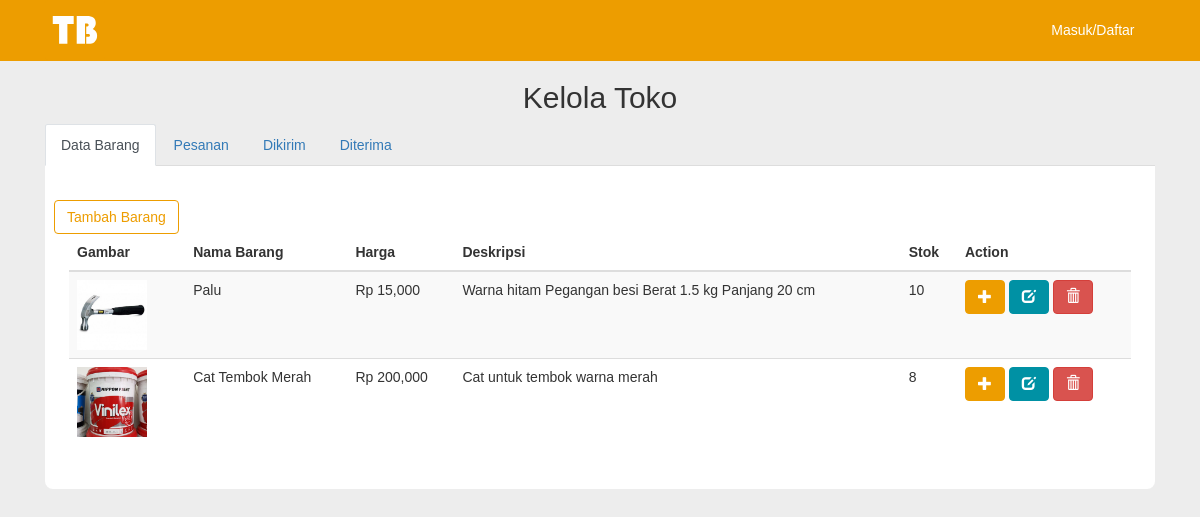
The app's page /index.php/kelola_toko, older data.
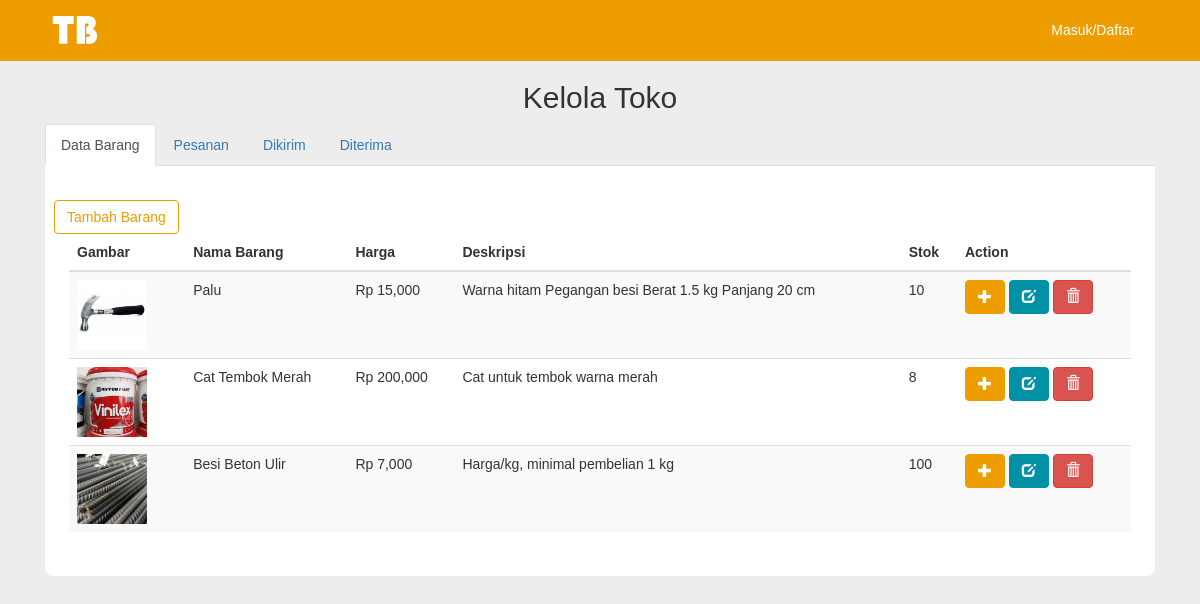
The same page, newer data.
### tables this page shows
CREATE TABLE `barang` (
  `barang_id` int(11) NOT NULL,
  `nama_barang` varchar(255) NOT NULL,
  `images` varchar(100) NOT NULL DEFAULT 'default.png',
  `harga` int(11) NOT NULL,
  `deskripsi_b` text NOT NULL,
  `stok` int(11) NOT NULL
);

### application/controllers/Kelola_toko.php (called while the page is built, shortened)
<?php
	class Kelola_toko extends CI_Controller {
		function __construct(){
			$this->load->model('kelola_toko_model');
			$this->load->model('pengiriman_model');
		}
		function index() {
			$data["dataBrg"] = $this->kelola_toko_model->get_data();
			$data["pengiriman"] = $this->pengiriman_model->getPengiriman(0);
			$data["dikirim"] = $this->pengiriman_model->getPengiriman(1);
			$data["diterima"] = $this->pengiriman_model->getPengiriman(2);
			$data["controller"] = $this;
			$this->load->view("v_header");
			$this->load->view("v_kelola_toko", $data);
			$this->load->view('v_footer');
		}
	}
?>

### index.php (called while the page is built, shortened)
<?php
require_once BASEPATH.'core/CodeIgniter.php';

### application/models/Kelola_toko_model.php (called while the page is built, shortened)
<?php
	class Kelola_toko_model extends CI_Model {
		function get_data(){
			$query = $this->db->get("barang");
			return $query->result_array();
		}
	}
?>

### application/views/v_kelola_toko.php (the view, shortened to what this page needs)
<div class="container">
	<div class="header">
        <center>
            <h2>Kelola Toko</h2>
        </center>
	</div>
	<ul class="nav nav-tabs" role="tablist">
    <li class="nav-item">
      <a class="nav-link active" href="#barang" role="tab" data-toggle="tab">Data Barang</a>
    </li>
    <li class="nav-item">
      <a class="nav-link" href="#pesanan" role="tab" data-toggle="tab">Pesanan</a>
    </li>
		<li class="nav-item">
      <a class="nav-link" href="#dikirim" role="tab" data-toggle="tab">Dikirim</a>
    </li>
		<li class="nav-item">
      <a class="nav-link" href="#diterima" role="tab" data-toggle="tab">Diterima</a>
    </li>
  </ul>
	<div class="tab-content">
		<div role="tabpanel" class="tab-pane fade in active" id="barang">
			<div class="people">
				<div class="row">
					<a href="<?php echo site_url('kelola_toko/tambah_barang')?>">
							<button class="btn btn-outline-danger btn-tambah-barang">Tambah Barang</button>
					</a>
				  <div class="col-md-12">
				      <table class="table table-striped">
				          <thead>
				              <tr>
				                  <th>Gambar</th>
				                  <th>Nama Barang</th>
				                  <th>Harga</th>
				                  <th>Deskripsi</th>
													<th>Stok</th>
				                  <th>Action</th>
				              </tr>
				          </thead>
				          <tbody>
				              <?php
				                  foreach ($dataBrg as $barang) {
				                      $id = $barang["barang_id"];
				              ?>
				              <tr>
				                  <td><img src="<?php echo base_url('assets') ?>/image/uploads/<?php echo $barang["images"]; ?>"></td>
				                  <td><?php echo $barang["nama_barang"]; ?></td>
				                  <td><?php echo "Rp ".number_format($barang["harga"]); ?></td>
				                  <td><?php echo $barang["deskripsi_b"]; ?></td>
				                  <td><?php echo $barang["stok"]; ?></td>
				                  <td>
				                      <button type="button" class="btn btn-tambah-stok" data-toggle="modal" data-target="#stok<?= $id ?>"><span class="glyphicon glyphicon-plus"></span></button>
				                      <button type="button" class="btn btn-edit" data-toggle="modal" data-target="#edit<?= $id ?>"><span class="glyphicon glyphicon-edit"></span></button>
				                      <button type="button" class="btn btn-danger" data-toggle="modal" data-target="#del<?= $id?>"><span class="glyphicon glyphicon-trash"></span></button>
				                  </td>
				              </tr>
				              <?php
				                  }
				              ?>
				          </tbody>
				      </table>
				  </div>
				</div>
			</div>
		</div>
	</div>
</div>

### application/views/v_header.php (shortened to what this page needs)
<!DOCTYPE html>
<html>
<head>
	<link rel="stylesheet" href="https://cdnjs.cloudflare.com/ajax/libs/font-awesome/4.7.0/css/font-awesome.min.css">
	<link rel="stylesheet" type="text/css" href="<?php echo base_url("assets")?>/css/bootstrap.css">
	<link rel="stylesheet" type="text/css" href="https://maxcdn.bootstrapcdn.com/bootstrap/3.3.7/css/bootstrap.min.css">
	<link rel="stylesheet" type="text/css" href="<?php echo base_url("assets")?>/css/mycss.css">
	<link rel="stylesheet" type="text/css" href="https://cdn.datatables.net/1.10.16/css/dataTables.bootstrap4.min.css">
</head>
<body>
	<div class="top_header_area">
		<div class="container">
			<div class="row">
				<div class="col-md-3">
					<div class="web-tittle">
						<a href="<?php echo site_url("dashboard")?>">
							<img class="img-header-logo" src="<?php echo base_url("assets")?>/image/tb.svg">
						</a>
					</div>
				</div>
				<div class="col-md-9">
					<div class="signup-area d-flex align-items-center justify-content-end">
						<div class="d-flex">
							<div class="login-or-register">
								<?php
									$data_user = $this->session->userdata("datauser");
									$nama = $data_user["nama"];
									$status = $data_user["status"];
									if (isset($nama)) {
								?>
								<div class="dropdown">
								  <button class="btn btn-light dropdown-toggle" type="button" id="dropdownMenuButton" data-toggle="dropdown" aria-haspopup="true" aria-expanded="false">
								    <?php
								    	echo $nama;
								    ?>
								  </button>
								  <div class="dropdown-menu" aria-labelledby="dropdownMenuButton">
								    <?php
								    	if($status == 1){
								    ?>
								     <a class="dropdown-item" href="<?php echo site_url("kelola_toko") ?>">Kelola Toko</a>
								    <?php
								 			}
								 	  ?>
								 	<a class="dropdown-item" href="<?php echo site_url("profil") ?>">Profil</a>
								    <a class="dropdown-item" href="<?php echo site_url('cart') ?>">Keranjang</a>
								    <div class="dropdown-divider"></div>
								    <a class="dropdown-item" href="<?php echo site_url("login/logout") ?>">Logout</a>
								  </div>
								</div>
								<?php
									} else {
								?>
								<a href="<?php echo site_url('login');?>">
									<button class="btn btn-outline-light">Masuk/Daftar</button>
								</a>
								<?php
									}
								?>
							</div>
						</div>
					</div>
				</div>
			</div>
		</div>
	</div>

### application/views/v_footer.php (shortened to what this page needs)
      <link rel="stylesheet" type="text/js" href="<?php echo base_url('assets') ?>/js/bootstrap.min.js">
</body>
</html>

### assets/css/mycss.css (style rules this page uses)
body { font-family: Arial; position: relative; z-index: auto; background-color: #ededed; }
img { width: 70px; margin-right: 10px; }
.top_header_area { background-color: #ED9D00; width: 100%; height: auto; border-bottom: 1px solid #ED9D00; }
.top_header_area .web-tittle { height: 60px; color: white; font-size: 22px; display: flex; align-items: center; }
.top_header_area .signup-area { height: 60px; position: relative; z-index: 3; }
.top_header_area .signup-area a { font-size: 16px; font-style: bold; color: #000000; }
.top_header_area .signup-area .login-or-register button { width: 100%; background-color: transparent; color: white; margin-right: 13px; padding-right: 13px; }
.btn-tambah-barang { width: 100%; margin-top: 10px; border-color: #ED9D00; }
.btn-tambah-stok { color: #fff; background-color: #ED9D00; border-color: #ED9D00; }
.btn-edit { color: #fff; background-color: #0091A4; border-color: #0091A4; }
.img-header-logo { width: 60px; margin-right: 10px; }
.people { background-color: white; border-radius: 0px 0px 8px 8px; padding: 24px; }

Row changes from the older to the newer data that the page shows:
added barang: images (picture), nama_barang "Besi Beton Ulir", harga "7,000", deskripsi_b "Harga/kg, minimal pembelian 1 kg", stok "100"
